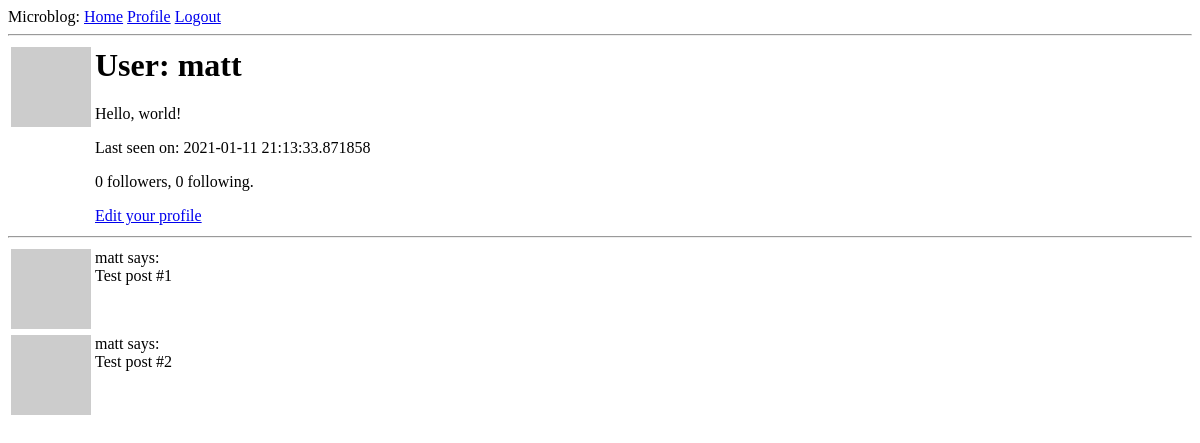
/usr/matt (signed in), run on an earlier commit of the app's database.
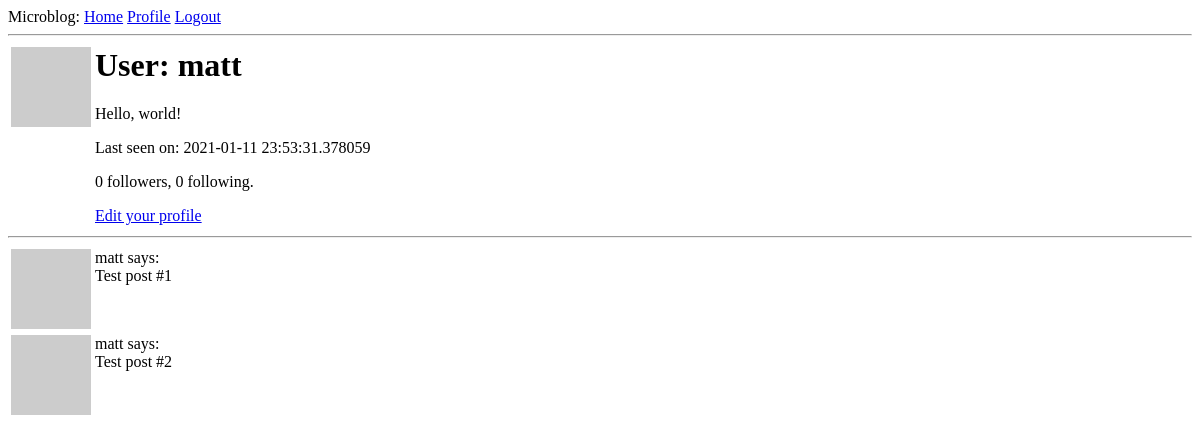
And on a later commit of the database.
### app/models.py (models this page shows, shortened)
class User(UserMixin, db.Model):
    id = db.Column(db.Integer, primary_key=True)
    username = db.Column(db.String(64), index=True, unique=True)
    email = db.Column(db.String(120), index=True, unique=True)
    password_hash = db.Column(db.String(128))
    posts = db.relationship("Post", backref="author", lazy="dynamic")
    about_me = db.Column(db.String(140))
    last_seen = db.Column(db.DateTime, default=datetime.utcnow)
    followed = db.relationship(
        "User",
        secondary=followers,
        primaryjoin=(followers.c.follower_id == id),
        secondaryjoin=(followers.c.followed_id == id),
        backref=db.backref("followers", lazy="dynamic"),
        lazy="dynamic",
    )
    def avatar(self, size):
        digest = md5(self.email.lower().encode("utf-8")).hexdigest()
        return "https://www.gravatar.com/avatar/{}?d=identicon&s={}".format(
            digest, size
        )

### app/routes.py (the view)
@app.route("/usr/<username>")
@login_required
def user(username):
    user = User.query.filter_by(username=username).first_or_404()
    posts = [
        {"author": user, "body": "Test post #1"},
        {"author": user, "body": "Test post #2"},
    ]
    form = EmptyForm()
    return render_template("user.html", user=user, posts=posts, form=form)

### app/models.py (called while the page is built)
@login.user_loader
def load_user(id):
    return User.query.get(int(id))

### app/routes.py (called while the page is built)
@app.before_request
def before_request():
    if current_user.is_authenticated:
        current_user.last_seen = datetime.utcnow()
        db.session.commit()

### app/templates/user.html (shortened to what this page needs)
{% extends "base.html" %}
{% block content %}
    <table>
        <tr valign="top">
            <td><img src="{{ user.avatar(128) }}"></td>
            <td>
                <h1>User: {{ user.username }}</h1>
                {% if user.about_me %}<p>{{ user.about_me }}</p>{% endif %}
                {% if user.last_seen %}<p>Last seen on: {{ user.last_seen }}</p>{% endif %}
                <p>{{ user.followers.count() }} followers, {{ user.followed.count() }} following.</p>
                {% if user == current_user %}
                <p><a href="{{ url_for('edit_profile') }}">Edit your profile</a></p>
                {% endif %}
            </td>
        </tr>
    </table>
    <hr>
    {% for post in posts %}
        {% include '_post.html' %}
    {% endfor %}
{% endblock %}

### app/templates/_post.html
<table>
    <tr valign="top">
        <td><img src="{{ post.author.avatar(36) }}"></td>
        <td>{{ post.author.username }} says:<br>{{ post.body }}</td>
    </tr>
</table>

What changed in the data, as far as the page shows it:
changed User "matt": last_seen "2021-01-11 21:13:33.871858" → "2021-01-11 23:53:31.378059"
